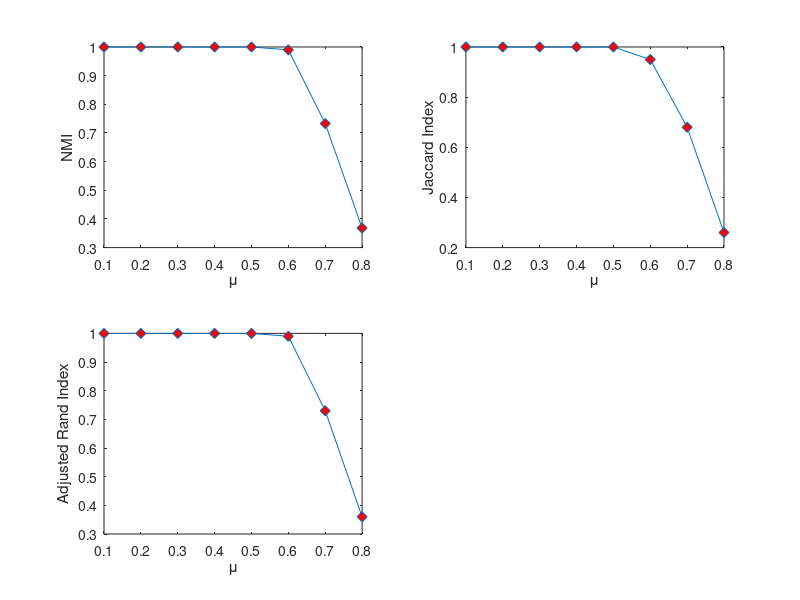

Write the MATLAB code that produced this figure.
figure,
x1=[0.1,0.2,0.3,0.4,0.5,0.6,0.7,0.8];
y1=[1,1,1,1,1,0.99,0.7328,0.3684];
x2=x1
y2=[1,1,1,1,1,0.95,0.68,0.26]
x3=x1
y3=[1,1,1,1,1,0.99,0.73,0.36]



subplot(2,2,1)
plot(x1,y1,'-d','MarkerFaceColor', [1 0 0],'Markersize',7.34)
xlabel('\mu');ylabel('NMI');
subplot(2,2,2)
plot(x2,y2,'-d','MarkerFaceColor', [1 0 0],'Markersize',7.34)
xlabel('\mu');ylabel('Jaccard Index');
subplot(2,2,3)
plot(x3,y3,'-d','MarkerFaceColor', [1 0 0],'Markersize',7.34)
xlabel('\mu');ylabel('Adjusted Rand Index');

